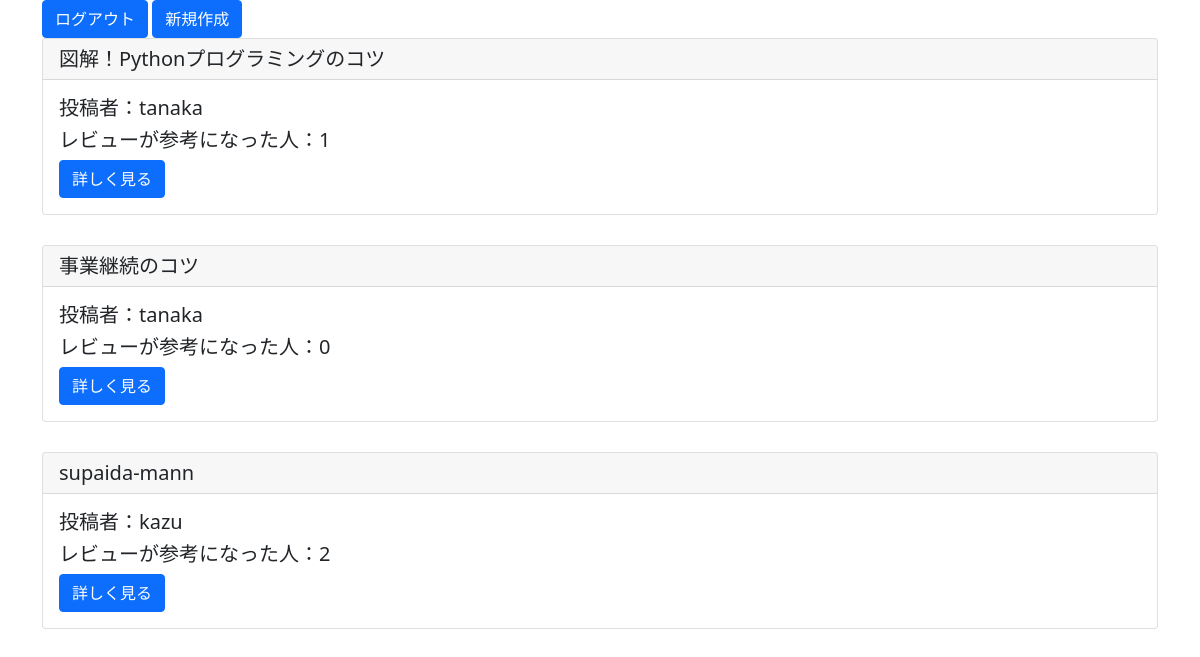
Before: /list/ (signed in) with the older database file.
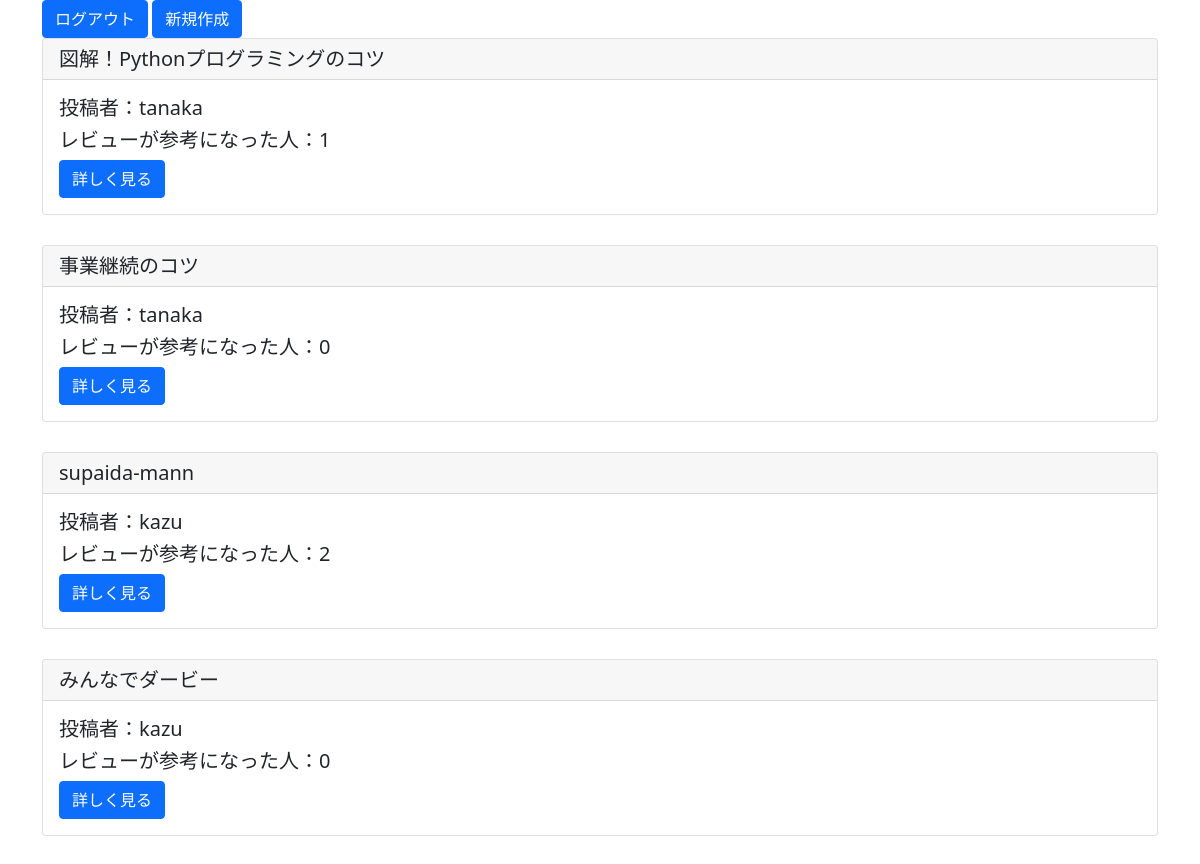
After: the same page with the newer database file.
### reviewpost/models.py (models this page shows)
class ReviewModel(models.Model):
    title = models.CharField(max_length=100)
    content = models.TextField()
    author = models.ForeignKey(User, on_delete=models.CASCADE)
    images = models.ImageField(upload_to='')
    useful_review = models.IntegerField(null=True, blank=True, default=0)
    useful_review_record = models.TextField()
    evaluation = models.CharField(max_length=10, choices=EVALUATION_CHOICES)

### reviewpost/views.py (the view)
# urls.py: path('list/',listview, name='list'),
@login_required
def listview(request):
    object_list = ReviewModel.objects.all()
    return render(request, 'list.html', {'object_list':object_list})

### templates/list.html
{% extends 'base.html' %}
{% load static%}
{% block header %}
<link rel='stylesheet' type="text/css" href="{% static 'style.css' %}">
{% endblock header%}
{%block content %}
    <div class='container'>
    <a href="{% url 'logout' %}" class="btn btn-primary">ログアウト</a>
    <a href="{% url 'create' %}" class="btn btn-primary">新規作成</a>
    {% for item in object_list %}
    <div class="card">
        <h5 class="card-header">{{item.title}}</h5>
        <div class="card-body">
            <h5 class="card-title">投稿者：{{item.author}}</h5>
            <h5 class="card-title">レビューが参考になった人：{{item.useful_review}}</h5>
            <a href="{%url 'detail' item.pk%}" class="btn btn-primary">詳しく見る</a>
        </div>
    </div>
    {% endfor %}
</div>
{% endblock content %}

Changed rows visible on the page:
added ReviewModel: title "みんなでダービー", author "kazu", useful_review "0"
